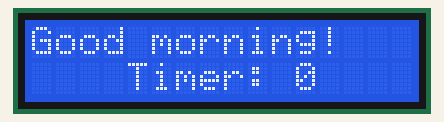
This sketch was run on a simulated Arduino Uno, built with avr-gcc and run on an emulated ATmega328P. On the bench: 16×2 character LCD.

Above: at 0.1 s.
At 4.1 s:
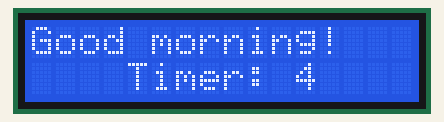
At 9.1 s:
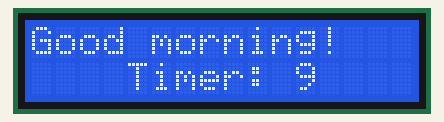
At 19.1 s:
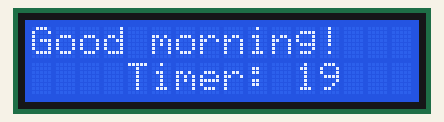
At 29.1 s:
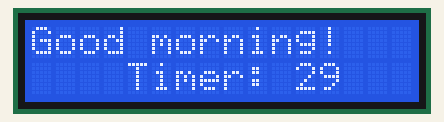
At 39.1 s:
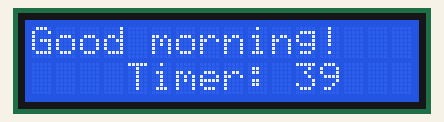

Measured:
- what the display in image 1 shows lasts 1.0 s, from 4.0 s to 5.0 s

The sketch:

10K_BasicDisplay.ino
```cpp
#include<LiquidCrystal.h>
LiquidCrystal lcd(12,11,5,4,3,2);

void setup() {
  lcd.begin(16, 2);
  lcd.clear();
  lcd.print("Good morning!");
}


void loop() {
  lcd.setCursor(4,1);
  lcd.print("Timer: ");
  lcd.print(millis() / 1000);
}
```
